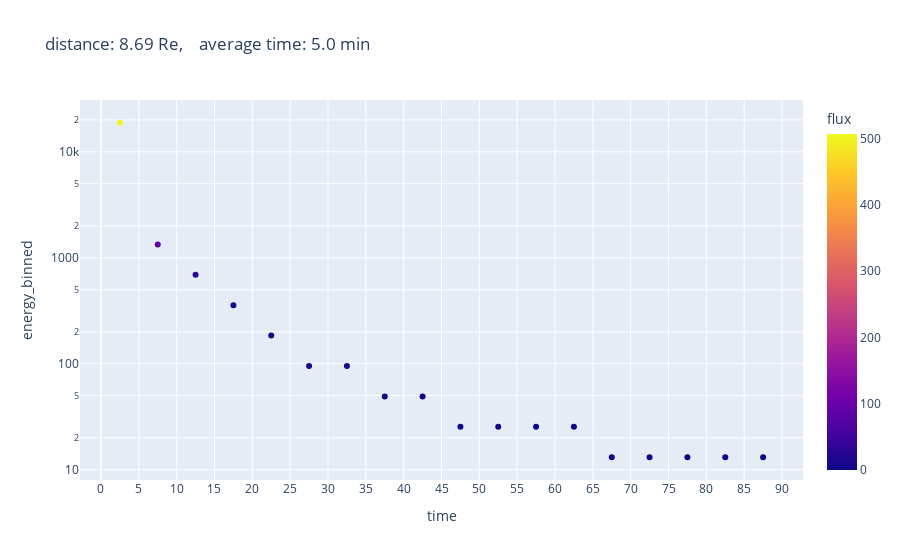
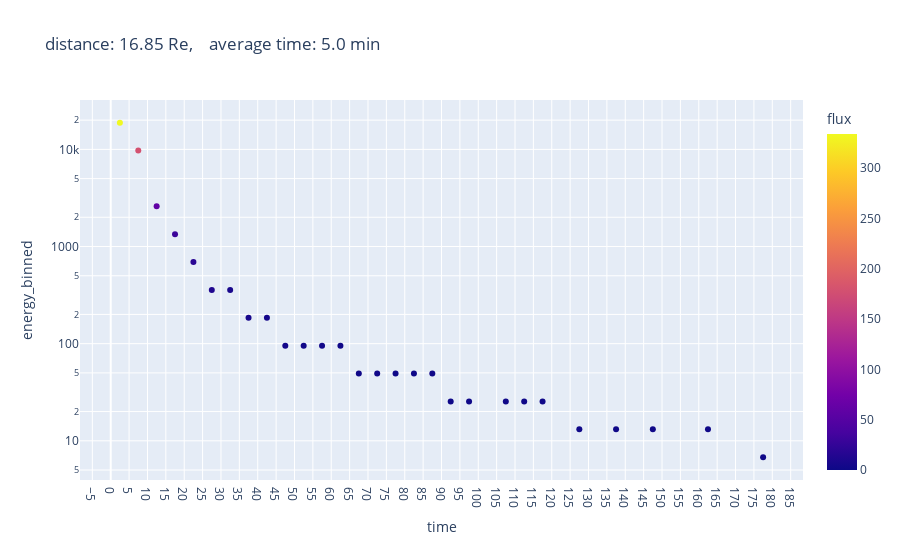

The notebook cell saved with these charts, in order:
### Code cell
target_distances = [8.69,16.85]
avg_time = 5. 

for target_distance in target_distances:
    index = (result['distance_Re'] == target_distance)
    ntime = round(max(result.loc[index,'time'])/avg_time)
    time_loop = np.arange(0,ntime,1)
    energy_spectra = pd.DataFrame(data = np.empty((ntime,3)), columns =['time','energy','flux'])

    for itime in time_loop:
        st = itime * avg_time
        et = (itime+1) * avg_time
        index = (result['time'] >= st) & (result['time'] < et) & (result['distance_Re'] == target_distance)
        energy_spectra.loc[itime,'flux'] = len(result.loc[index,'energy_binned'])
        if energy_spectra.loc[itime,'flux'] > 0:
            energy_spectra.loc[itime,'energy'] = statistics.mean(result.loc[index,'energy_binned'])
        energy_spectra.loc[itime,'time'] = (st + et)/2
    
    energy_spectra['energy_binned'] = mms_enspectra_simulation_functions.find_energy_bin_df(
        energy_spectra['energy'])

    fig = px.scatter(energy_spectra, x="time", y="energy_binned", color = 'flux', log_y=True
                     , title = 'distance: ' + str(target_distance) + ' Re, ' 
                     + '   average time: ' + str(avg_time) + ' min')
    fig.update_xaxes(dtick=avg_time)
    fig.show()

### Figure 1 — Plotly figure (JSON) as saved in the notebook; plotly's stock layout.template omitted (floating-point values rounded to 4 significant figures)
{"data": [{"hovertemplate": "time=%{x}<br>energy_binned=%{y}<br>flux=%{marker.color}<extra></extra>", "legendgroup": "", "marker": {"color": [507, 92, 31, 15, 10, 6, 4, 3, 3, 2, 2, 1, 1, 1, 1, 1, 1, 0], "coloraxis": "coloraxis", "symbol": "circle"}, "mode": "markers", "name": "", "orientation": "v", "showlegend": false, "type": "scatter", "x": [2.5, 7.5, 12.5, 17.5, 22.5, 27.5, 32.5, 37.5, 42.5, 47.5, 52.5, 57.5, 62.5, 67.5, 72.5, 77.5, 82.5, 87.5], "xaxis": "x", "y": [18800.0, 1338.0, 691.1, 357.0, 184.4, 95.24, 95.24, 49.2, 49.2, 25.41, 25.41, 25.41, 25.41, 13.12, 13.12, 13.12, 13.12, 13.12], "yaxis": "y"}], "layout": {"coloraxis": {"colorbar": {"title": {"text": "flux"}}, "colorscale": [[0, "#0d0887"], [0.1111, "#46039f"], [0.2222, "#7201a8"], [0.3333, "#9c179e"], [0.4444, "#bd3786"], [0.5556, "#d8576b"], [0.6667, "#ed7953"], [0.7778, "#fb9f3a"], [0.8889, "#fdca26"], [1, "#f0f921"]]}, "legend": {"tracegroupgap": 0}, "title": {"text": "distance: 8.69 Re,    average time: 5.0 min"}, "xaxis": {"anchor": "y", "domain": [0, 1], "dtick": 5, "title": {"text": "time"}}, "yaxis": {"anchor": "x", "domain": [0, 1], "title": {"text": "energy_binned"}, "type": "log"}}}

### Figure 2 — Plotly figure (JSON) as saved in the notebook; plotly's stock layout.template omitted (floating-point values rounded to 4 significant figures)
{"data": [{"hovertemplate": "time=%{x}<br>energy_binned=%{y}<br>flux=%{marker.color}<extra></extra>", "legendgroup": "", "marker": {"color": [334, 179, 59, 30, 18, 12, 8, 7, 5, 4, 3, 3, 2, 2, 2, 1, 1, 2, 1, 1, 0, 1, 1, 1, 0, 1, 0, 1, 0, 1, 0, 0, 1, 0, 0, 1], "coloraxis": "coloraxis", "symbol": "circle"}, "mode": "markers", "name": "", "orientation": "v", "showlegend": false, "type": "scatter", "x": [2.5, 7.5, 12.5, 17.5, 22.5, 27.5, 32.5, 37.5, 42.5, 47.5, 52.5, 57.5, 62.5, 67.5, 72.5, 77.5, 82.5, 87.5, 92.5, 97.5, 102.5, 107.5, 112.5, 117.5, 122.5, 127.5, 132.5, 137.5, 142.5, 147.5, 152.5, 157.5, 162.5, 167.5, 172.5, 177.5], "xaxis": "x", "y": [18800.0, 9710.0, 2590.0, 1338.0, 691.1, 357.0, 357.0, 184.4, 184.4, 95.24, 95.24, 95.24, 95.24, 49.2, 49.2, 49.2, 49.2, 49.2, 25.41, 25.41, null, 25.41, 25.41, 25.41, null, 13.12, null, 13.12, null, 13.12, null, null, 13.12, null, null, 6.77], "yaxis": "y"}], "layout": {"coloraxis": {"colorbar": {"title": {"text": "flux"}}, "colorscale": [[0, "#0d0887"], [0.1111, "#46039f"], [0.2222, "#7201a8"], [0.3333, "#9c179e"], [0.4444, "#bd3786"], [0.5556, "#d8576b"], [0.6667, "#ed7953"], [0.7778, "#fb9f3a"], [0.8889, "#fdca26"], [1, "#f0f921"]]}, "legend": {"tracegroupgap": 0}, "title": {"text": "distance: 16.85 Re,    average time: 5.0 min"}, "xaxis": {"anchor": "y", "domain": [0, 1], "dtick": 5, "title": {"text": "time"}}, "yaxis": {"anchor": "x", "domain": [0, 1], "title": {"text": "energy_binned"}, "type": "log"}}}
